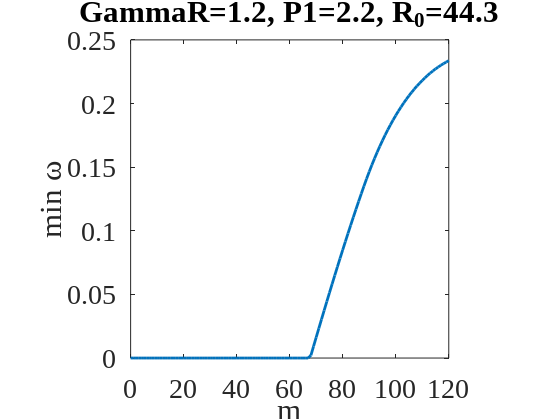
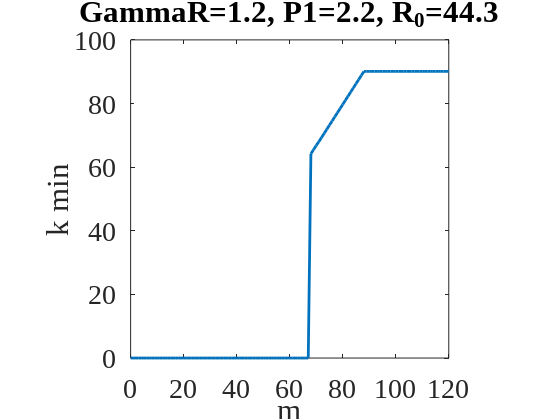

The MATLAB script that drew these images, in order:

% dynamic instability maximum growth rate


ua=7.7e-3;
R1=8.4e-3;
GammaC=1;
g=2*ua;

P1=2.2;
GammaR=1.2;

R0=28*sqrt(5/2);

n0=GammaC/R1;
Phi0=sqrt(GammaR*(P1-1)/R1);

m_min=0;
m_max=120;
m_series=m_min:m_max;

Font_size=20;
Font_name='Times New Roman';

dk=0.1;
k=0:dk:100; %k axis
N_k=length(k);

k_begin=10;

print_fig=0;

N_m=length(m_series);

Imomega_min=zeros(1,N_m);
k_min_d=Imomega_min;

Eigen_omega_1=complex(zeros(1,N_k));%three eigen omega(k)
Eigen_omega_2=complex(zeros(1,N_k));
Eigen_omega_3=complex(zeros(1,N_k));

omega_temp=complex(zeros(3,1),0);
omega_de=zeros(3,4);%set by column: 1 real part; 2 imaginary part; 3 amplitude; 4 angle

n_m=0;
for m=m_min:m_max
    
    n_m=n_m+1;
    
    for it=1:N_k
        
        L=[((m+k(it))^2-m^2)/(2*R0^2)+ua*Phi0^2, ua*Phi0^2, (g+0.5i*R1)*Phi0;
            -ua*Phi0^2, -(((m-k(it))^2-m^2)/(2*R0^2)+ua*Phi0^2), -(g-0.5i*R1)*Phi0;
            -1i*R1*Phi0*n0, -1i*R1*Phi0*n0, -1i*(GammaR+R1*Phi0^2)];
        
        omega_temp=eig(L,'nobalance');
        omega_tp=zeros(3,2);
        omega_tp(:,1)=real(omega_temp);
        omega_tp(:,2)=imag(omega_temp);
        omega_tp=sortrows(omega_tp,-2);
        %end
        Eigen_omega_1(it)=complex(omega_tp(1,1),omega_tp(1,2));
        
    end
    
    %finding critical m by positive Imag omega
    Im_omega_t=imag(Eigen_omega_1);
        
    [o_m,k_m]=max(Im_omega_t(floor(k_begin/dk):end));
    
    if o_m>0
       Imomega_min(n_m)=o_m;
       k_min_d(n_m)=k(k_m);
    end
    
    fprintf(sprintf('m=%d  Im omega=%.1f   k_d=%.1f\n',m,o_m,k(k_m)));
    
end

fig_o_min=figure('renderer','painter','paperpositionmode','auto');
plot(m_series,Imomega_min,'linewidth',2);
set(gca,'fontsize',Font_size,'Fontname',Font_name);
axis square;
xlabel('m');
ylabel('min \omega');
st_title=sprintf('GammaR=%.1f, P1=%.1f, R_0=%.1f',GammaR,P1,R0);
title(st_title);

fig_k_min=figure('renderer','painter','paperpositionmode','auto');
plot(m_series,k_min_d,'linewidth',2);
axis square;
set(gca,'fontsize',Font_size,'Fontname',Font_name);
xlabel('m');
ylabel('k min');
title(st_title);


% if print_fig~=0
%
%     print(fig_o_min,'-zbuffer','-depsc','-r250','m_es_Phase_Diagram.eps');
%     print(fig_k_min,'-zbuffer','-dpng','-r250','m_es_Phase_Diagram.png');
%
%     close(fig_mes_diag);
% end



















